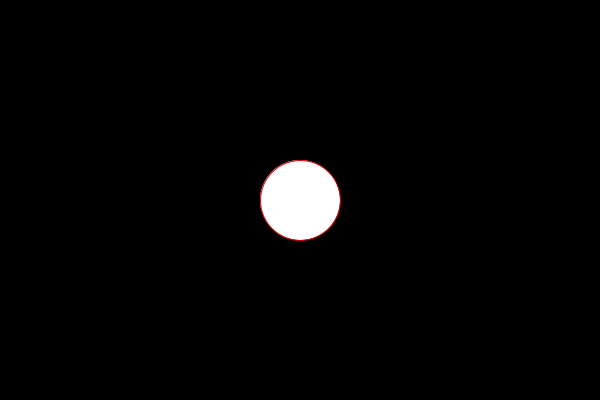
Frame 1 (no input)
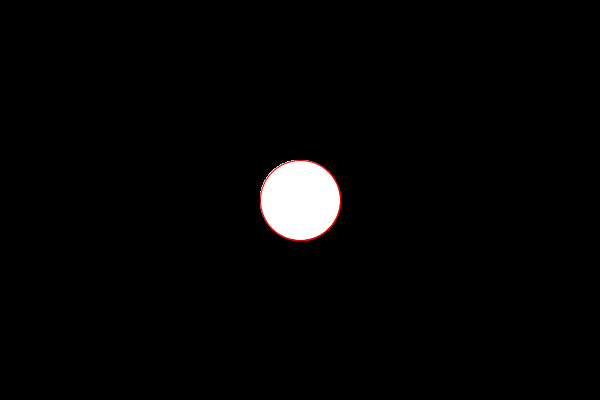
Frame 60 (the mouse pressed at the canvas centre just before this capture)
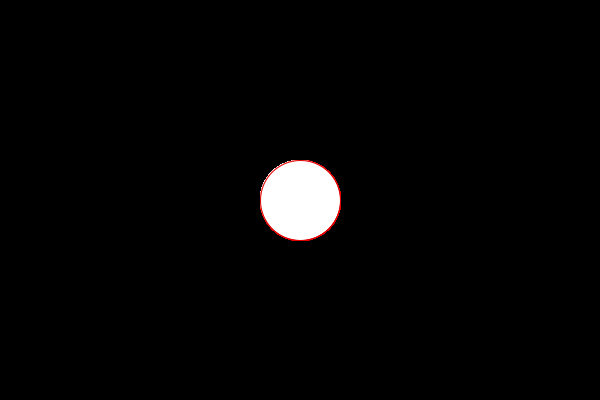
Frame 120 (the mouse held since frame 60 and released just before this capture)

The Processing sketch that drew these frames (run headless with seeded random() and noise(); from frame 60 on, the mouse is pressed at the canvas centre):

// Processing sketch: strokeFillEllipse
// ── strokeFillEllipse.pde
// setup() körs en gång när programmet börjar
void setup() {
    size(600,400); // måste stå först 
    background(0,0,0); // background(r,g,b); sätt färg på bakgrunden  
}

// draw() körs om och om igen till programmet stoppas.
void draw() {
    // background(0,0,0);
    stroke(225,0,0);  // stroke(r,g,b); är linjens färg
    fill(255,255,255); // fill(r,g,b); är innehållets färg, 
    ellipse(300, 200, 80, 80); 
    // ellipse() bygger på samma princip som rect()
}

// TESTA:
// mouseX, mouseY är två av processings inbyggda variabler 
// som håller reda på muspekarens position
// prova att byta ut värdena 100, 100 mot mouseX, mouseY
// --> ellipse(mouseX, mouseY, 80, 80);
